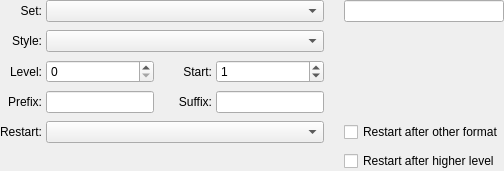
         <widget class="QWidget" name="pageNumbered">
          <layout class="QVBoxLayout" name="verticalLayout_10">
           <property name="spacing">
            <number>4</number>
           </property>
           <property name="leftMargin">
            <number>0</number>
           </property>
           <property name="topMargin">
            <number>0</number>
           </property>
           <property name="rightMargin">
            <number>0</number>
           </property>
           <property name="bottomMargin">
            <number>0</number>
           </property>
           <item>
            <layout class="QGridLayout" name="gridLayout_2" columnstretch="0,0,0,0,0,0,0,1">
             <property name="horizontalSpacing">
              <number>4</number>
             </property>
             <property name="verticalSpacing">
              <number>8</number>
             </property>
             <item row="1" column="0">
              <widget class="QLabel" name="numFormatLabel">
               <property name="text">
                <string>Style:</string>
               </property>
               <property name="alignment">
                <set>Qt::AlignmentFlag::AlignRight|Qt::AlignmentFlag::AlignTrailing|Qt::AlignmentFlag::AlignVCenter</set>
               </property>
               <property name="buddy">
                <cstring>numFormatCombo</cstring>
               </property>
              </widget>
             </item>
             <item row="2" column="0">
              <widget class="QLabel" name="numLevelLabel">
               <property name="text">
                <string>Level:</string>
               </property>
               <property name="alignment">
                <set>Qt::AlignmentFlag::AlignRight|Qt::AlignmentFlag::AlignTrailing|Qt::AlignmentFlag::AlignVCenter</set>
               </property>
              </widget>
             </item>
             <item row="2" column="3">
              <widget class="QLabel" name="numStartLabel">
               <property name="text">
                <string>Start:</string>
               </property>
               <property name="alignment">
                <set>Qt::AlignmentFlag::AlignRight|Qt::AlignmentFlag::AlignTrailing|Qt::AlignmentFlag::AlignVCenter</set>
               </property>
              </widget>
             </item>
             <item row="0" column="0">
              <widget class="QLabel" name="numComboLabel">
               <property name="text">
                <string>Set:</string>
               </property>
               <property name="alignment">
                <set>Qt::AlignmentFlag::AlignRight|Qt::AlignmentFlag::AlignTrailing|Qt::AlignmentFlag::AlignVCenter</set>
               </property>
              </widget>
             </item>
             <item row="4" column="6">
              <widget class="SMCheckBox" name="numRestartOtherBox">
               <property name="text">
                <string>Restart after other format</string>
               </property>
              </widget>
             </item>
             <item row="3" column="1">
              <widget class="QLineEdit" name="numPrefix"/>
             </item>
             <item row="4" column="0">
              <widget class="QLabel" name="numRestartLabel">
               <property name="text">
                <string>Restart:</string>
               </property>
               <property name="alignment">
                <set>Qt::AlignmentFlag::AlignRight|Qt::AlignmentFlag::AlignTrailing|Qt::AlignmentFlag::AlignVCenter</set>
               </property>
              </widget>
             </item>
             <item row="0" column="1" colspan="4">
              <widget class="SMScComboBox" name="numComboBox">
               <property name="currentIndex">
                <number>-1</number>
               </property>
               <property name="minimumContentsLength">
                <number>10</number>
               </property>
              </widget>
             </item>
             <item row="5" column="6">
              <widget class="SMCheckBox" name="numRestartHigherBox">
               <property name="text">
                <string>Restart after higher level</string>
               </property>
              </widget>
             </item>
             <item row="2" column="2">
              <spacer name="horizontalSpacer_15">
               <property name="orientation">
                <enum>Qt::Orientation::Horizontal</enum>
               </property>
               <property name="sizeType">
                <enum>QSizePolicy::Policy::Fixed</enum>
               </property>
               <property name="sizeHint" stdset="0">
                <size>
                 <width>16</width>
                 <height>20</height>
                </size>
               </property>
              </spacer>
             </item>
             <item row="3" column="4">
              <widget class="QLineEdit" name="numSuffix"/>
             </item>
             <item row="3" column="0">
              <widget class="QLabel" name="numPrefixLabel">
               <property name="text">
                <string>Prefix:</string>
               </property>
               <property name="alignment">
                <set>Qt::AlignmentFlag::AlignRight|Qt::AlignmentFlag::AlignTrailing|Qt::AlignmentFlag::AlignVCenter</set>
               </property>
              </widget>
             </item>
             <item row="0" column="5">
              <spacer name="horizontalSpacer_17">
               <property name="orientation">
                <enum>Qt::Orientation::Horizontal</enum>
               </property>
               <property name="sizeType">
                <enum>QSizePolicy::Policy::Fixed</enum>
               </property>
               <property name="sizeHint" stdset="0">
                <size>
                 <width>16</width>
                 <height>20</height>
                </size>
               </property>
              </spacer>
             </item>
             <item row="2" column="1">
              <widget class="SMSpinBox" name="numLevelSpin"/>
             </item>
             <item row="4" column="1" colspan="4">
              <widget class="SMScComboBox" name="numRestartCombo"/>
             </item>
             <item row="4" column="7">
              <spacer name="horizontalSpacer_9">
               <property name="orientation">
                <enum>Qt::Orientation::Horizontal</enum>
               </property>
               <property name="sizeHint" stdset="0">
                <size>
                 <width>0</width>
                 <height>20</height>
                </size>
               </property>
              </spacer>
             </item>
             <item row="1" column="1" colspan="4">
              <widget class="SMNumFormatCombo" name="numFormatCombo">
               <property name="sizePolicy">
                <sizepolicy hsizetype="Expanding" vsizetype="Fixed">
                 <horstretch>0</horstretch>
                 <verstretch>0</verstretch>
                </sizepolicy>
               </property>
              </widget>
             </item>
             <item row="2" column="4">
              <widget class="SMSpinBox" name="numStartSpin">
               <property name="maximum">
                <number>99999</number>
               </property>
               <property name="value">
                <number>1</number>
               </property>
              </widget>
             </item>
             <item row="3" column="3">
              <widget class="QLabel" name="numSuffixLabel">
               <property name="text">
                <string>Suffix:</string>
               </property>
               <property name="alignment">
                <set>Qt::AlignmentFlag::AlignRight|Qt::AlignmentFlag::AlignTrailing|Qt::AlignmentFlag::AlignVCenter</set>
               </property>
              </widget>
             </item>
             <item row="0" column="6">
              <widget class="FormWidget" name="formWidget_2">
               <property name="sizePolicy">
                <sizepolicy hsizetype="Preferred" vsizetype="Minimum">
                 <horstretch>0</horstretch>
                 <verstretch>0</verstretch>
                </sizepolicy>
               </property>
               <property name="label" stdset="0">
                <string>New Set:</string>
               </property>
               <property name="direction">
                <enum>FormWidget::LabelPosition::Left</enum>
               </property>
               <property name="useSmallFont">
                <bool>false</bool>
               </property>
               <layout class="QHBoxLayout" name="horizontalLayout_25">
                <property name="leftMargin">
                 <number>0</number>
                </property>
                <property name="topMargin">
                 <number>0</number>
                </property>
                <property name="rightMargin">
                 <number>0</number>
                </property>
                <property name="bottomMargin">
                 <number>0</number>
                </property>
                <item>
                 <widget class="QLineEdit" name="numNewLineEdit"/>
                </item>
               </layout>
              </widget>
             </item>
            </layout>
           </item>
          </layout>
         </widget>
